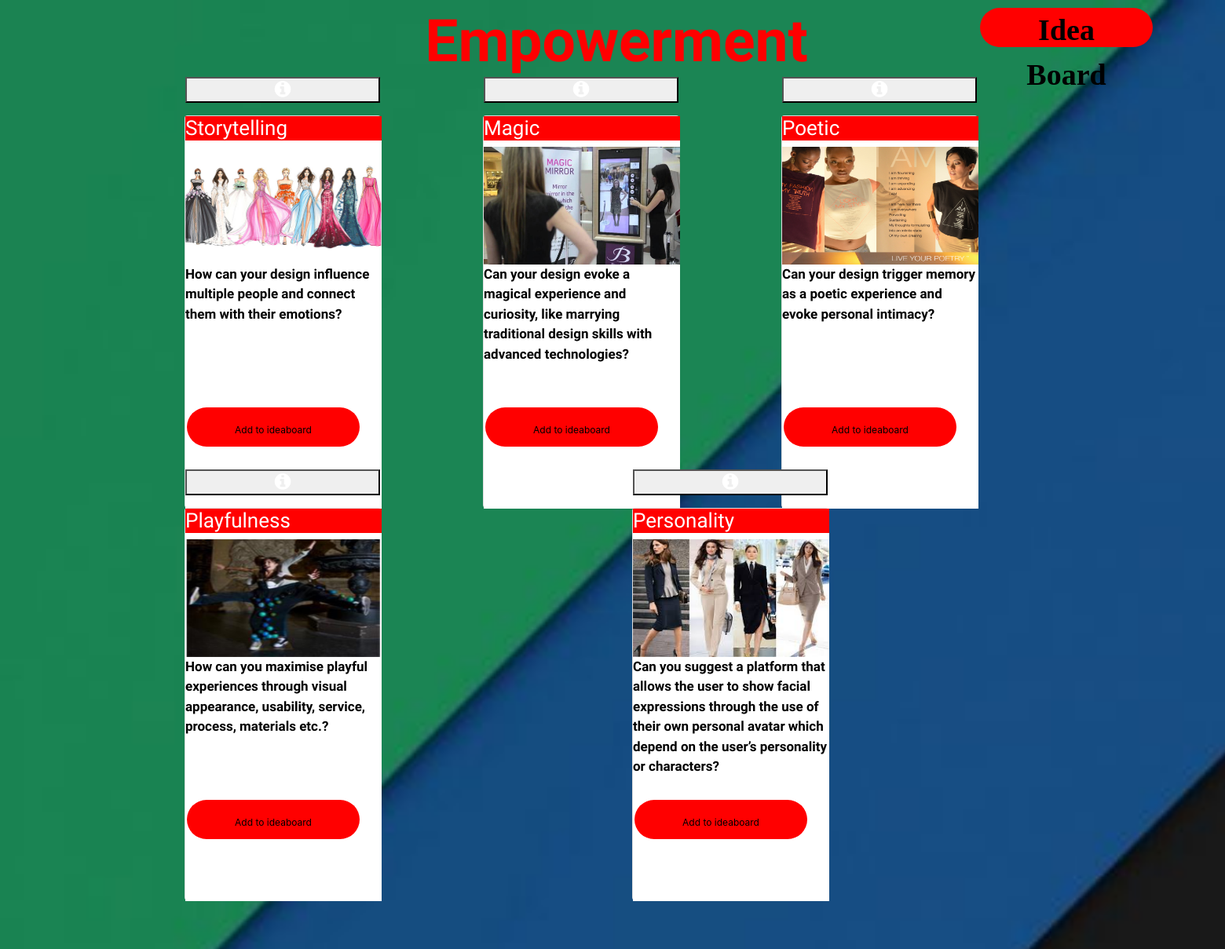
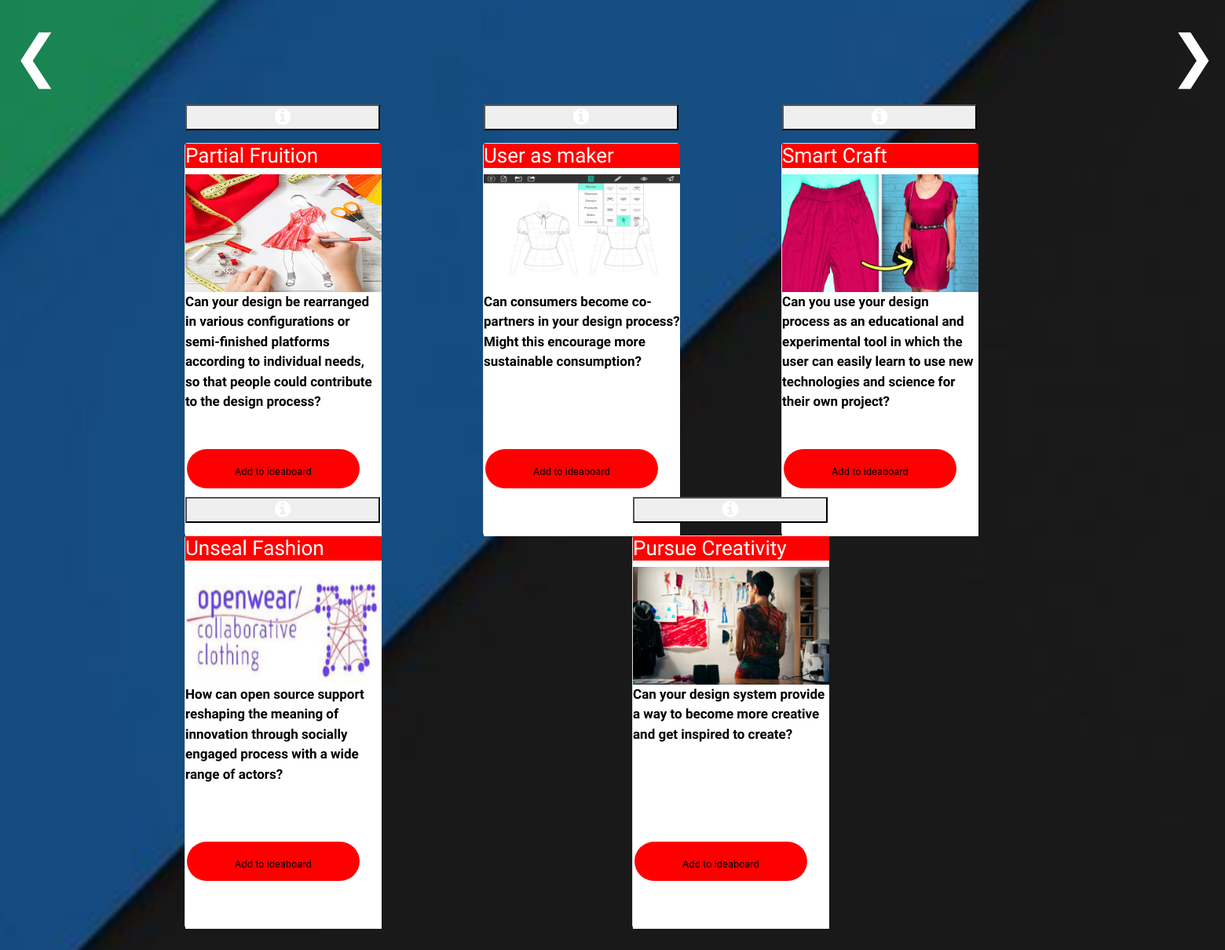
/empowerment/, run on the app's committed database (2 pictures, top to bottom).
### blog/models.py (models this page shows)
class Post(models.Model):
    id = models.IntegerField().primary_key=True
    catalog=models.TextField(null=True)
    catagory = models.CharField(max_length=100)
    image = models.ImageField(null=True)
    question = models.TextField(null=True)
    description = models.TextField(null=True)

### blog/views.py (the view)
# urls.py: path('empowerment/',views.empowerment,name='empowerment'),
def empowerment(request):
    choice = Post.objects.filter(catalog='Empowerment')
    choices = {
        'choice':choice[:5:],
        'choice1':choice[5::],
    }
    print(choices)
    return render(request,'blog/empowerment.html',choices)

### blog/templates/blog/empowerment.html (shortened to what this page needs)
{% extends "blog/base.html" %}
{% load static%}
    {%block style %}
    <link href="{% static 'test1.css' %}" rel="stylesheet">
{% endblock %}
{% block content %}
    <nav><a href="cart.html">
    <button class="b1" style="vertical-align:middle ;padding-top: 0;padding-bottom: 0;margin-left:80%;margin-top:10px;margin-bottom:3%;background-color:red;font-family: 'Brush Script MT';">
        <span><b>Idea Board</b></span></button>
    </a></nav>
    <h2 class="text-center" style="font-family: 'Metal Mania', cursive; font-size:75px; color:red;margin-left:10px;margin-top:-100px;"><b>Empowerment</b></h2>
    <div class="container">
        <div class="row">
            {% for index in choice%}
            <div class="col">
                <section class="flipContainer">
                <div class="card">
                    <button class="js-click" style="margin-top:-50px;"><i class="fa fa-info-circle " style="font-size:24px ;color:white"></i></button>
                    <div class="front">
                            <h3>{{index.catagory}}</h3>
                            <img src="{{index.image.url}}" alt="" width="250" height="150">
                    <div> <p style="color:black;"><b>{{index.question}}</b></p></div><br><br><br><br><br><br><br><br><br><br><br>
                            <centre>
                                <div><button class="b1" style="font-size: 1em; background-color:red" >Add to ideaboard</button></div>
                            </centre>
                            </div>
                    <div class="back">
                        <header>
                            <h3>Description</h3>
                        </header>
                            <p style="color:black;"class="p1"><b>{{index.description}}</b></p>
                        </div>
                    </div>
                </section>
            </div>
            {%endfor%}
        </div>
    </div>
    <div class="pagination">
        <a href="{% url 'optimisation' %}"style="margin-top:20px;">❮</a>
        <a class="tab" href="{% url 'persuasion' %}" style="margin-top:20px;">❯</a>
    </div>
    <div class="container">
        <div class="row">
            {% for index in choice1%}
            <div class="col">
                <section class="flipContainer">
                <div class="card">
                    <button class="js-click" style="margin-top:-50px;"><i class="fa fa-info-circle " style="font-size:24px ;color:white"></i></button>
                    <div class="front">
                            <h3>{{index.catagory}}</b></h3>
                            <img src="{{index.image.url}}" alt="" width="250" height="150">
                    <div> <p style="color:black;"><b>{{index.question}}</b></p></div><br><br><br><br><br><br><br><br><br><br><br><br>
                            <centre>
                                <div><button class="b1" style="font-size: 1em;background-color: red;" >Add to ideaboard</button></div>
                            </centre>
                            </div>
                    <div class="back">
                        <header>
                            <h3>Description</h3>
                        </header>
                            <p style="color:black;"class="p1"><b>{{index.description}}</b></p>
                        </div>
                    </div>
                </section>
            </div>
            {%endfor%}
        </div>
    </div>
{% endblock %}

### blog/static/test1.css (style rules this page uses)
.container { width: 100%; padding: -25px; margin: 50px auto; display: flex; flex-direction: row; justify-content: center; perspective: 1600px; }
.flipContainer { width: 250px; height: 500px; position: relative; margin: 0px 10px 0px; -webkit-perspective: 800px; -moz-perspective: 800px; -o-perspective: 800px; perspective: 1600px; }
.card { width: 250px; height: 500px; position: absolute; -webkit-transition: -webkit-transform 1s; -moz-transition: -moz-transform 1s; -o-transition: -o-transform 1s; transition: transform 1s; -webkit-transform-style: preserve-3d; -moz-transform-style: preserve-3d; -o-transform-style: preserve-3d; transform-style: preserve-3d; -webkit-transform-origin: 50% 50%; }
.card div { display: block; height: 500px; width: 250px; color:black; font-weight: bold; font-size: 12px; position: absolute; -webkit-backface-visibility: hidden; -moz-backface-visibility: hidden; -o-backface-visibility: hidden; backface-visibility: hidden; }
.card .front { background: white; }
.card .back { background: white; -webkit-transform: rotateY( 180deg); -moz-transform: rotateY( 180deg); -o-transform: rotateY( 180deg); transform: rotateY( 180deg); }
h3 { color:white; font-size: 26px; font-family: 'Lemonada', cursive; }
.pagination a { color: white; float: left; margin-top:200%; padding: 8px 16px; font-size:72px; text-decoration: none; transition: background-color .3s; border: 1px #ddd; }
.tab { display:inline-block; margin-left: 1381px; }
.b1 { display: inline-block; border-radius: 35px; background: orange; border: none; color: light-yellow; text-align: center; font-size: 38px; padding: 20px; width: 220px; height:50px; transition: all 0.5s; cursor: pointer; margin: 2px; }
.b1 span { cursor: pointer; display: inline-block; position: relative; transition: 0.5s; }
.b1 span:after { content: '\00bb'; position: absolute; opacity: 0; top: 0; right: -20px; transition: 0.5s; }
p { font-family: 'Courgette', cursive; font-size:17px; }
.p1 { font-family: 'Open Sans', sans-serif; font-size:15px; }

### data on the page
Post: catagory "Storytelling", image (picture), question "How can your design influence multiple people and connect them with their emotions?"
Post: catagory "Magic", image (picture), question "Can your design evoke a magical experience and curiosity, like marrying traditional design skills with advanced technologies?"
Post: catagory "Poetic", image (picture), question "Can your design trigger memory as a poetic experience and evoke personal intimacy?"
Post: catagory "Playfulness", image (picture), question "How can you maximise playful experiences through visual appearance, usability, service, process, materials etc.?"
Post: catagory "Personality", image (picture), question "Can you suggest a platform that allows the user to show facial expressions through the use of their own personal avatar which depend on the user’s personality or characters?"
Post: catagory "Partial Fruition", image (picture), question "Can your design be rearranged in various configurations or semi-finished platforms according to individual needs, so that people could contribute to the design process?"
Post: catagory "User as maker", image (picture), question "Can consumers become co-partners in your design process? Might this encourage more sustainable consumption?"
Post: catagory "Smart Craft", image (picture), question "Can you use your design process as an educational and experimental tool in which the user can easily learn to use new technologies and science for their own project?"
Post: catagory "Unseal Fashion", image (picture), question "How can open source support reshaping the meaning of innovation through socially engaged process with a wide range of actors?"
Post: catagory "Pursue Creativity", image (picture), question "Can your design system provide a way to become more creative and get inspired to create?"
